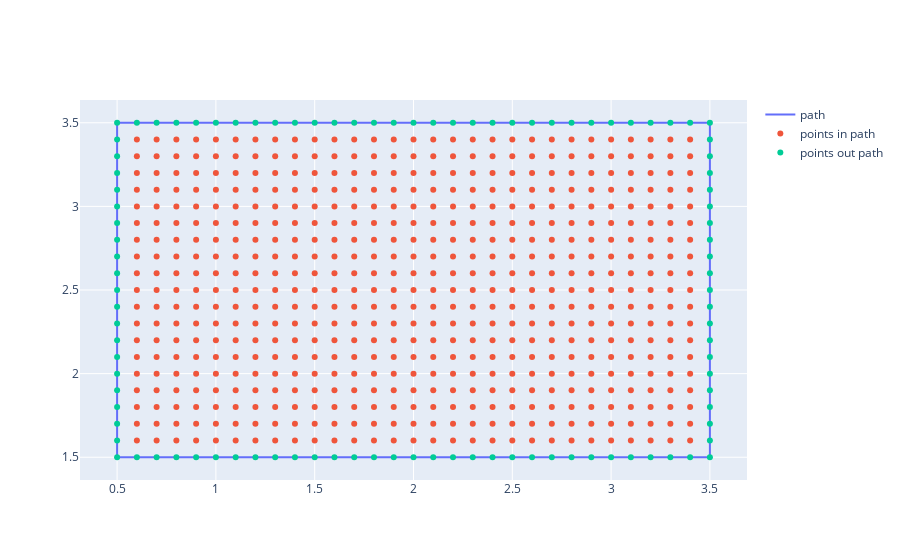

The cell this chart's notebook holds for it:
### Code cell
roomsPlot = rooms.copy()
roomsPlot.append(roomsPlot[0])
xr, yr = zip(*roomsPlot)

xin, yin = pointsIn[:, 0], pointsIn[:, 1]
xout, yout = pointsOut[:, 0], pointsOut[:, 1]

fig = go.Figure()
fig.add_trace(go.Scatter(x=xr, y=yr,
                         mode='lines',
                         name='path'))
fig.add_trace(go.Scatter(x=xin, y=yin,
                         mode='markers',
                         name='points in path'))

fig.add_trace(go.Scatter(x=xout, y=yout,
                         mode='markers', name='points out path'))

fig.show()

### Figure 1 — Plotly figure (JSON) as saved in the notebook; plotly's stock layout.template omitted (floating-point values rounded to 4 significant figures; data arrays with more than 128 entries replaced by an {"elided": "..."} marker saying what was removed)
{"data": [{"mode": "lines", "name": "path", "type": "scatter", "x": [0.5, 3.5, 3.5, 0.5, 0.5], "y": [1.5, 1.5, 3.5, 3.5, 1.5]}, {"mode": "markers", "name": "points in path", "type": "scatter", "x": {"elided": "551 float values"}, "y": {"elided": "551 float values"}}, {"mode": "markers", "name": "points out path", "type": "scatter", "x": [0.5, 0.6, 0.7, 0.8, 0.9, 1.0, 1.1, 1.2, 1.3, 1.4, 1.5, 1.6, 1.7, 1.8, 1.9, 2.0, 2.1, 2.2, 2.3, 2.4, 2.5, 2.6, 2.7, 2.8, 2.9, 3.0, 3.1, 3.2, 3.3, 3.4, 3.5, 0.5, 3.5, 0.5, 3.5, 0.5, 3.5, 0.5, 3.5, 0.5, 3.5, 0.5, 3.5, 0.5, 3.5, 0.5, 3.5, 0.5, 3.5, 0.5, 3.5, 0.5, 3.5, 0.5, 3.5, 0.5, 3.5, 0.5, 3.5, 0.5, 3.5, 0.5, 3.5, 0.5, 3.5, 0.5, 3.5, 0.5, 3.5, 0.5, 0.6, 0.7, 0.8, 0.9, 1.0, 1.1, 1.2, 1.3, 1.4, 1.5, 1.6, 1.7, 1.8, 1.9, 2.0, 2.1, 2.2, 2.3, 2.4, 2.5, 2.6, 2.7, 2.8, 2.9, 3.0, 3.1, 3.2, 3.3, 3.4, 3.5], "y": [1.5, 1.5, 1.5, 1.5, 1.5, 1.5, 1.5, 1.5, 1.5, 1.5, 1.5, 1.5, 1.5, 1.5, 1.5, 1.5, 1.5, 1.5, 1.5, 1.5, 1.5, 1.5, 1.5, 1.5, 1.5, 1.5, 1.5, 1.5, 1.5, 1.5, 1.5, 1.6, 1.6, 1.7, 1.7, 1.8, 1.8, 1.9, 1.9, 2.0, 2.0, 2.1, 2.1, 2.2, 2.2, 2.3, 2.3, 2.4, 2.4, 2.5, 2.5, 2.6, 2.6, 2.7, 2.7, 2.8, 2.8, 2.9, 2.9, 3.0, 3.0, 3.1, 3.1, 3.2, 3.2, 3.3, 3.3, 3.4, 3.4, 3.5, 3.5, 3.5, 3.5, 3.5, 3.5, 3.5, 3.5, 3.5, 3.5, 3.5, 3.5, 3.5, 3.5, 3.5, 3.5, 3.5, 3.5, 3.5, 3.5, 3.5, 3.5, 3.5, 3.5, 3.5, 3.5, 3.5, 3.5, 3.5, 3.5, 3.5]}], "layout": {}}
